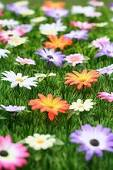
#> input picture raw_pictures/1.jpg, 113 x 170 px; its folder holds 4 pictures in this run
$ python process_pictures.py   (older library calls are emulated)
#> lines starting #> are read from the running program, lines starting #| are printed output that depends on the picture
### script/imtools.py
# coding: utf-8

import os
from PIL import Image
import numpy as np

def get_imlist(path):
    return [os.path.join(path, f) for f in os.listdir(path) if f.endswith('.jpg')]

def imresize(im, sz):
    pil_im = Image.fromarray(np.uint8(im))
    return np.array(pil_im.resize(sz))

def resize(infile_name, outfile_name, width, hight):
#> called with infile_name = '../raw_pictures/1.jpg', outfile_name = '../processed_pictures/1.jpg', width = 50, hight = 50
    Image.open(infile_name).resize((width, hight)).save(outfile_name)
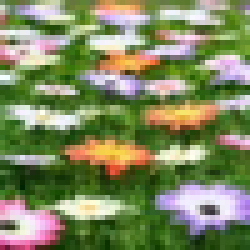
#> saved as 1.jpg: PIL image 50x50 RGB (shown 5 times larger); mean R, G, B 127.8, 137.1, 95.5
    print "finish"

# [19 lines left out: functions histeq, compute_average, not called in this run]

### script/process_pictures.py
# coding: utf-8

import imtools

raw_name_list = imtools.get_imlist("../raw_pictures/") #使用する元画像の名前のリストを作る
processed_name_list = ["../processed_pictures/" + raw_name.split('/')[2] for raw_name in raw_name_list] #加工後画像の名前のリストを作る

for raw_picture_name, processed_picture_name in zip(raw_name_list, processed_name_list):
    imtools.resize(raw_picture_name, processed_picture_name, 50, 50) #画像のサイズ変更
#> pass 2 of the loop `for raw_picture_name, processed_picture_name in zip(raw_name_list, pro..`:
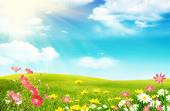
#> input picture raw_pictures/10.jpg, 170 x 111 px
#> in resize (call 2), `Image.open(infile_name).resize((width, hight)).save(outfile_name)`:
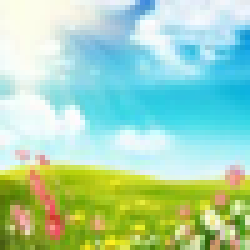
#> saved as 10.jpg: PIL image 50x50 RGB (shown 5 times larger); mean R, G, B 167.1, 212.5, 178.9
#> pass 3 of the loop `for raw_picture_name, processed_picture_name in zip(raw_name_list, pro..`:
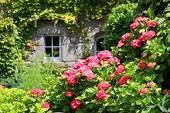
#> input picture raw_pictures/11.jpg, 170 x 113 px
#> in resize (call 3), `Image.open(infile_name).resize((width, hight)).save(outfile_name)`:
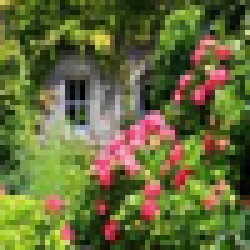
#> saved as 11.jpg: PIL image 50x50 RGB (shown 5 times larger); mean R, G, B 102.1, 107.7, 57.1
#> the loop made 4 passes; the first 3 are shown
